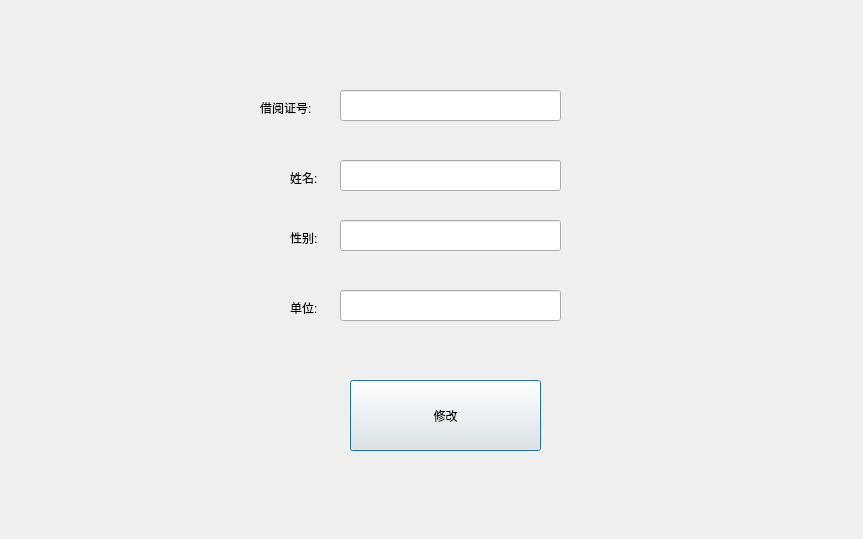
<?xml version="1.0" encoding="UTF-8"?>
<ui version="4.0">
 <class>Dialog</class>
 <widget class="QDialog" name="Dialog">
  <property name="geometry">
   <rect>
    <x>0</x>
    <y>0</y>
    <width>863</width>
    <height>539</height>
   </rect>
  </property>
  <property name="windowTitle">
   <string>修改读者信息</string>
  </property>
  <widget class="QLabel" name="label">
   <property name="geometry">
    <rect>
     <x>260</x>
     <y>100</y>
     <width>72</width>
     <height>15</height>
    </rect>
   </property>
   <property name="text">
    <string>借阅证号:</string>
   </property>
  </widget>
  <widget class="QLineEdit" name="lineEdit">
   <property name="geometry">
    <rect>
     <x>340</x>
     <y>90</y>
     <width>221</width>
     <height>31</height>
    </rect>
   </property>
  </widget>
  <widget class="QLabel" name="label_2">
   <property name="geometry">
    <rect>
     <x>290</x>
     <y>170</y>
     <width>72</width>
     <height>15</height>
    </rect>
   </property>
   <property name="text">
    <string>姓名:</string>
   </property>
  </widget>
  <widget class="QLabel" name="label_3">
   <property name="geometry">
    <rect>
     <x>290</x>
     <y>230</y>
     <width>72</width>
     <height>15</height>
    </rect>
   </property>
   <property name="text">
    <string>性别:</string>
   </property>
  </widget>
  <widget class="QLabel" name="label_4">
   <property name="geometry">
    <rect>
     <x>290</x>
     <y>300</y>
     <width>72</width>
     <height>15</height>
    </rect>
   </property>
   <property name="text">
    <string>单位:</string>
   </property>
  </widget>
  <widget class="QLineEdit" name="lineEdit_2">
   <property name="geometry">
    <rect>
     <x>340</x>
     <y>160</y>
     <width>221</width>
     <height>31</height>
    </rect>
   </property>
  </widget>
  <widget class="QLineEdit" name="lineEdit_3">
   <property name="geometry">
    <rect>
     <x>340</x>
     <y>220</y>
     <width>221</width>
     <height>31</height>
    </rect>
   </property>
  </widget>
  <widget class="QLineEdit" name="lineEdit_4">
   <property name="geometry">
    <rect>
     <x>340</x>
     <y>290</y>
     <width>221</width>
     <height>31</height>
    </rect>
   </property>
  </widget>
  <widget class="QPushButton" name="pushButton">
   <property name="geometry">
    <rect>
     <x>350</x>
     <y>380</y>
     <width>191</width>
     <height>71</height>
    </rect>
   </property>
   <property name="text">
    <string>修改</string>
   </property>
  </widget>
 </widget>
 <resources/>
 <connections/>
</ui>
